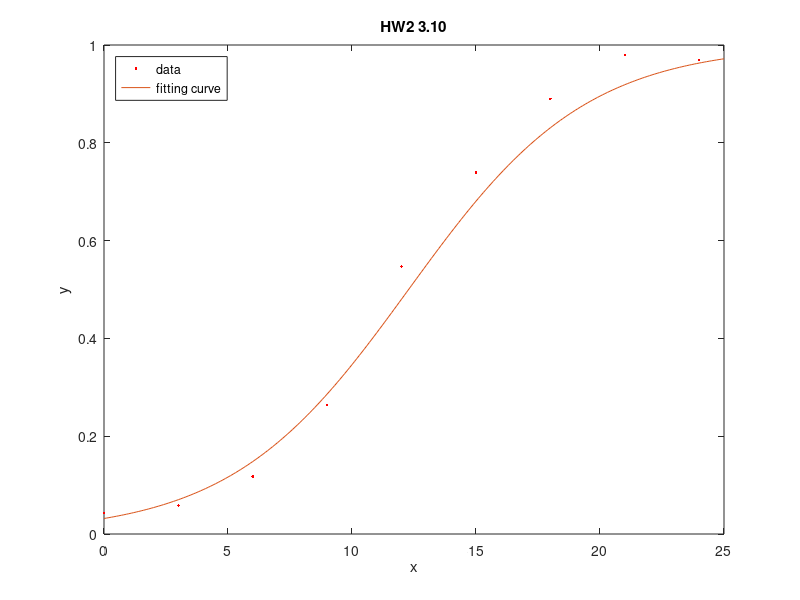

Source code (MATLAB):
clc;
clear;
A=0;
B=0;
xp=[0
3
6
9
12
15
18
21
24

];
yp=[0.04274
0.058356
0.11781
0.26356
0.54712
0.7389
0.88959
0.98
0.96904
];
figure(1);
plot(xp,yp,'.','color','red');
for i=1:5
    A=A+[1;xp(i)]*[1,xp(i)];
    B=B+[1;xp(i)]*log(yp(i)/(1-yp(i)));
end
w=A^(-1)*B;
hold on;
x=0:0.1:25;
y=w(1)+w(2)*x;
plot(x,1./(1+exp(-y)));
title('HW2 3.10')
legend('data','fitting curve','location','northwest')
xlabel('x');
ylabel('y');